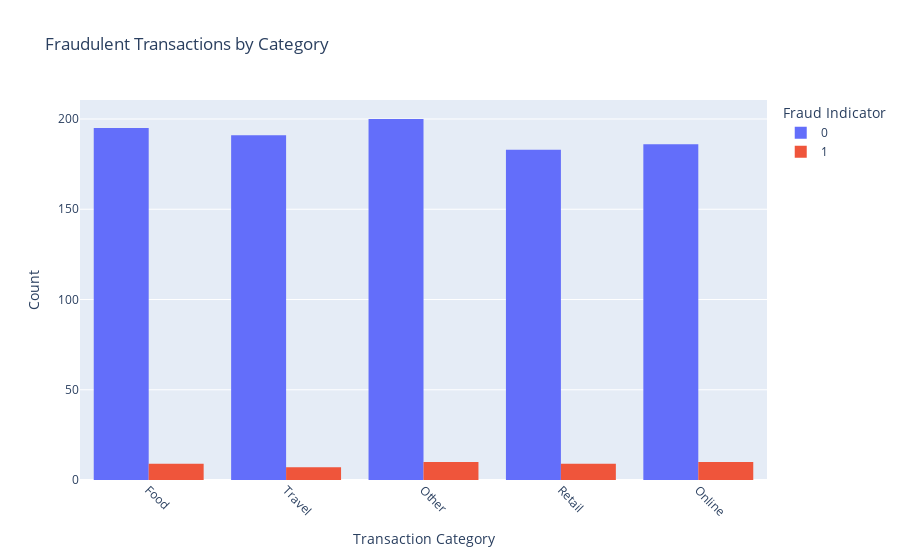

Notebook cell for this chart:
### Code cell
fig = px.histogram(
    data_frame=data,
    x='Category',
    color='FraudIndicator',  
    barmode='group',         
    title='Fraudulent Transactions by Category',
    labels={'Category': 'Transaction Category', 'count': 'Count', 'FraudIndicator': 'Fraud Indicator'}
)
fig.update_layout(
    xaxis_title='Transaction Category',
    yaxis_title='Count',
    xaxis_tickangle=45,   
    showlegend=True
)
fig.show()

### Figure 1 — Plotly figure (JSON) as saved in the notebook; plotly's stock layout.template omitted (floating-point values rounded to 4 significant figures; data arrays with more than 128 entries replaced by an {"elided": "..."} marker saying what was removed)
{"data": [{"alignmentgroup": "True", "bingroup": "x", "hovertemplate": "Fraud Indicator=0<br>Transaction Category=%{x}<br>count=%{y}<extra></extra>", "legendgroup": "0", "marker": {"color": "#636efa"}, "name": "0", "offsetgroup": "0", "orientation": "v", "showlegend": true, "type": "histogram", "x": {"elided": "955 str values"}, "xaxis": "x", "yaxis": "y"}, {"alignmentgroup": "True", "bingroup": "x", "hovertemplate": "Fraud Indicator=1<br>Transaction Category=%{x}<br>count=%{y}<extra></extra>", "legendgroup": "1", "marker": {"color": "#EF553B"}, "name": "1", "offsetgroup": "1", "orientation": "v", "showlegend": true, "type": "histogram", "x": ["Travel", "Online", "Food", "Online", "Retail", "Food", "Food", "Food", "Retail", "Online", "Online", "Other", "Retail", "Retail", "Travel", "Other", "Other", "Online", "Other", "Food", "Other", "Travel", "Retail", "Travel", "Food", "Food", "Retail", "Retail", "Food", "Other", "Retail", "Other", "Online", "Other", "Retail", "Other", "Online", "Online", "Food", "Online", "Travel", "Other", "Travel", "Online", "Travel"], "xaxis": "x", "yaxis": "y"}], "layout": {"barmode": "group", "legend": {"title": {"text": "Fraud Indicator"}, "tracegroupgap": 0}, "showlegend": true, "title": {"text": "Fraudulent Transactions by Category"}, "xaxis": {"anchor": "y", "domain": [0, 1], "tickangle": 45, "title": {"text": "Transaction Category"}}, "yaxis": {"anchor": "x", "domain": [0, 1], "title": {"text": "Count"}}}}
